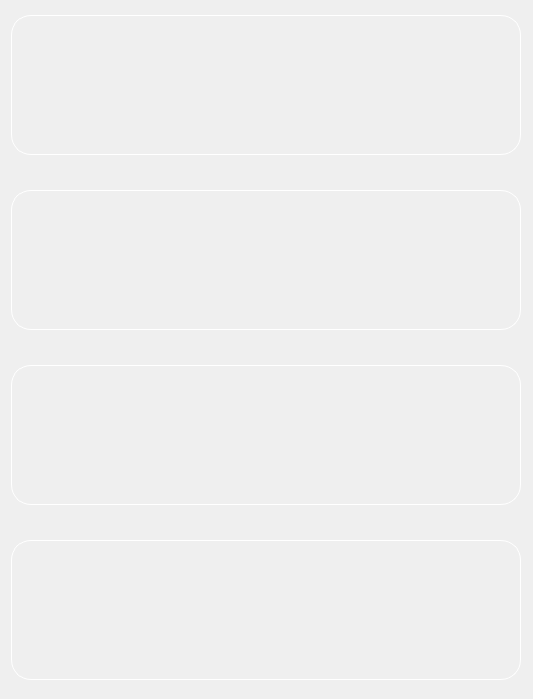
       <widget class="QWidget" name="scrollAreaWidgetContents_8">
        <property name="geometry">
         <rect>
          <x>0</x>
          <y>0</y>
          <width>533</width>
          <height>699</height>
         </rect>
        </property>
        <layout class="QVBoxLayout" name="verticalLayout_6">
         <item>
          <widget class="QWidget" name="widget_42" native="true">
           <property name="minimumSize">
            <size>
             <width>510</width>
             <height>140</height>
            </size>
           </property>
           <property name="maximumSize">
            <size>
             <width>510</width>
             <height>140</height>
            </size>
           </property>
           <property name="styleSheet">
            <string notr="true">border:1px solid white;
border-radius:20px;</string>
           </property>
          </widget>
         </item>
         <item>
          <spacer name="verticalSpacer_10">
           <property name="orientation">
            <enum>Qt::Vertical</enum>
           </property>
           <property name="sizeType">
            <enum>QSizePolicy::Fixed</enum>
           </property>
           <property name="sizeHint" stdset="0">
            <size>
             <width>20</width>
             <height>25</height>
            </size>
           </property>
          </spacer>
         </item>
         <item>
          <widget class="QWidget" name="widget_43" native="true">
           <property name="minimumSize">
            <size>
             <width>510</width>
             <height>140</height>
            </size>
           </property>
           <property name="maximumSize">
            <size>
             <width>510</width>
             <height>140</height>
            </size>
           </property>
           <property name="styleSheet">
            <string notr="true">border:1px solid white;
border-radius:20px;</string>
           </property>
          </widget>
         </item>
         <item>
          <spacer name="verticalSpacer_11">
           <property name="orientation">
            <enum>Qt::Vertical</enum>
           </property>
           <property name="sizeType">
            <enum>QSizePolicy::Fixed</enum>
           </property>
           <property name="sizeHint" stdset="0">
            <size>
             <width>20</width>
             <height>25</height>
            </size>
           </property>
          </spacer>
         </item>
         <item>
          <widget class="QWidget" name="widget_44" native="true">
           <property name="minimumSize">
            <size>
             <width>510</width>
             <height>140</height>
            </size>
           </property>
           <property name="maximumSize">
            <size>
             <width>510</width>
             <height>140</height>
            </size>
           </property>
           <property name="styleSheet">
            <string notr="true">border:1px solid white;
border-radius:20px;</string>
           </property>
          </widget>
         </item>
         <item>
          <spacer name="verticalSpacer_12">
           <property name="orientation">
            <enum>Qt::Vertical</enum>
           </property>
           <property name="sizeType">
            <enum>QSizePolicy::Fixed</enum>
           </property>
           <property name="sizeHint" stdset="0">
            <size>
             <width>20</width>
             <height>25</height>
            </size>
           </property>
          </spacer>
         </item>
         <item>
          <widget class="QWidget" name="widget_45" native="true">
           <property name="minimumSize">
            <size>
             <width>510</width>
             <height>140</height>
            </size>
           </property>
           <property name="maximumSize">
            <size>
             <width>510</width>
             <height>140</height>
            </size>
           </property>
           <property name="styleSheet">
            <string notr="true">border:1px solid white;
border-radius:20px;</string>
           </property>
          </widget>
         </item>
        </layout>
       </widget>
